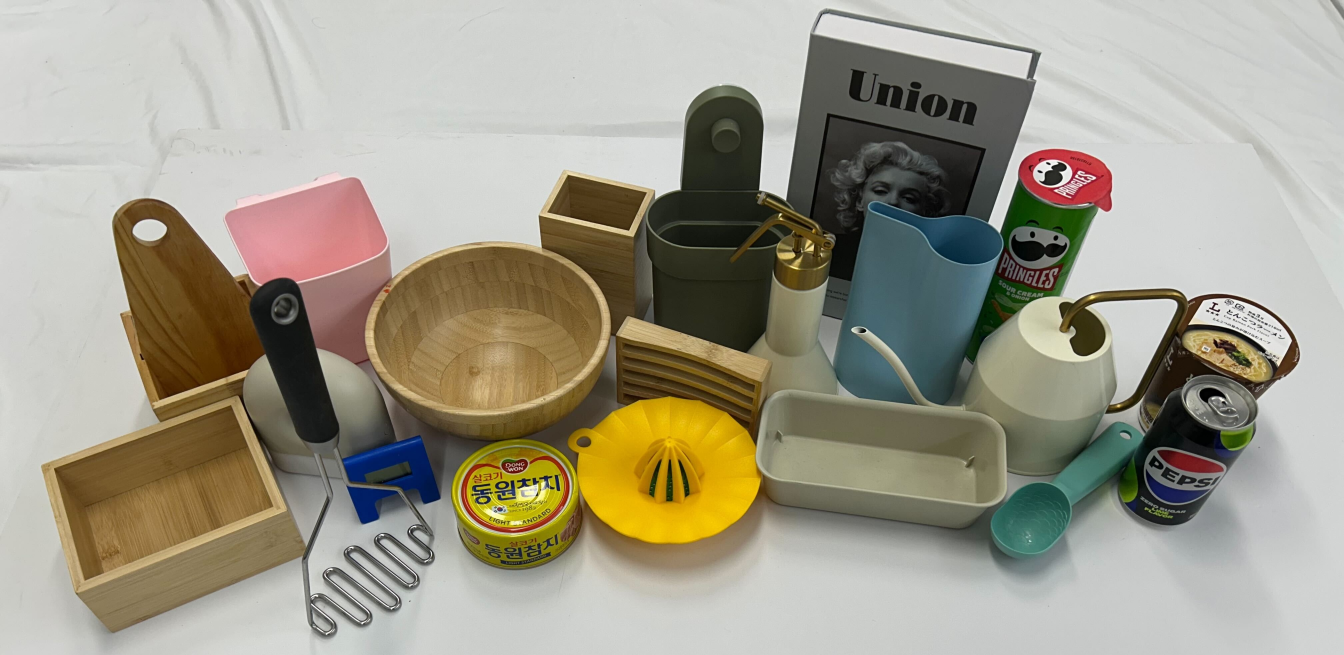
#> input picture rebuttal/figure/3/obj_list.jpg, 4032 x 1965 px (shown at 1/3 size)
$ python plot_phys_validation.py
#> lines starting #> are read from the running program, lines starting #| are printed output that depends on the picture
"""Rebuttal figure 3: Physics validation bar plot with confidence intervals.

Sim-validated vs Real-filtered success rates by Material / Scene / Weight.

Usage:
    python rebuttal/plot_phys_validation.py
"""
import os
import matplotlib
matplotlib.use("Agg")
import matplotlib.pyplot as plt
import numpy as np
import cv2

OUT_DIR = os.path.join(os.path.dirname(os.path.abspath(__file__)), "figure", "3")
OBJ_LIST_IMG = os.path.join(OUT_DIR, "obj_list.jpg")

# Data
categories = ['Wood', 'Plastic', 'Metal', 'Paper', 'Table', 'Wall', 'Clutt.', 'Light', 'Middle', 'Heavy']
group_labels = ['Material', 'Scene', 'Weight']
group_sizes = [4, 3, 3]

sim_vals = [19.5, 51.7, 30.9, 42.6, 36.8, 13.5, 6.7, 59.1, 18.5, 22.5]
sim_errs = [8.3, 12.6, 7.7, 12.4, 5.7, 11.0, 12.6, 9.0, 8.5, 6.7]
real_vals = [67.5, 73.3, 75.7, 90.3, 81.7, 67.6, 86.7, 73.7, 73.8, 83.9]
real_errs = [14.5, 11.2, 13.8, 10.4, 7.9, 15.1, 17.2, 9.9, 11.0, 12.9]

# Layout
fig, ax = plt.subplots(figsize=(5, 1.5))

x = np.arange(len(categories))
bar_w = 0.35

# Bars
ax.bar(x - bar_w/2, sim_vals, bar_w, yerr=sim_errs, label='w/o Real Valid.',
       color='#6C9BD2', edgecolor='#3A6EA5', linewidth=0.5,
       capsize=2, error_kw={'linewidth': 0.7})
ax.bar(x + bar_w/2, real_vals, bar_w, yerr=real_errs, label='w/ Real Valid.',
       color='#E8836B', edgecolor='#C0392B', linewidth=0.5,
       capsize=2, error_kw={'linewidth': 0.7})

# Group separators
sep_positions = [3.5, 6.5]  # between Paper/Table, Clutt./Light
for sp in sep_positions:
    ax.axvline(sp, color='gray', linewidth=0.5, linestyle='--', alpha=0.5)

# Group labels at top
group_centers = [1.5, 5.0, 8.0]
for label, cx in zip(group_labels, group_centers):
    ax.text(cx, 103, label, ha='center', va='bottom', fontsize=7, fontstyle='italic', color='gray')

# Axes
ax.set_ylabel('Success (%)', fontsize=8)
ax.set_ylim(0, 110)
ax.set_xticks(x)
ax.set_xticklabels(categories, fontsize=7, rotation=0, ha='center')
ax.tick_params(axis='y', labelsize=7)
ax.yaxis.grid(True, linewidth=0.3, alpha=0.5)
ax.set_axisbelow(True)
ax.legend(fontsize=6, loc='upper left', framealpha=0.5, edgecolor='none')
ax.spines['top'].set_visible(False)
ax.spines['right'].set_visible(False)

os.makedirs(OUT_DIR, exist_ok=True)
plt.tight_layout(pad=0.3)

# Render bar plot to image
fig.canvas.draw()
buf = fig.canvas.buffer_rgba()
plot_img = np.asarray(buf)[:, :, :3].copy()  # RGB
plt.close()
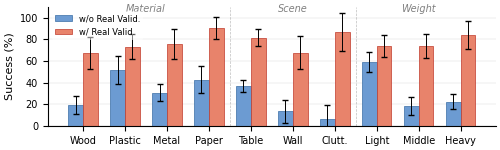
#> figure drawn by matplotlib, 1 panel; tallest bar 59.1 high, from x = 6.65 to 7; tallest bar 90.3 high, from x = 3 to 3.35; curve peaks at x = 6.83, y = 50.1; curve peaks at x = 6.83, y = 68.1

# Load obj_list.jpg and stitch: obj_list (left) + bar plot (right)
obj_img = cv2.imread(OBJ_LIST_IMG)
#> obj_img is the input picture: shape (1965, 4032, 3); mean B, G, R 138.3, 154.5, 159.2
obj_img = cv2.cvtColor(obj_img, cv2.COLOR_BGR2RGB)

# Match heights
target_h = obj_img.shape[0]
#> target_h = 1965
plot_h, plot_w = plot_img.shape[:2]
scale = target_h / plot_h
#> scale = 13.1
plot_img = cv2.resize(plot_img, (int(plot_w * scale), target_h))

combined = np.hstack([obj_img, plot_img])
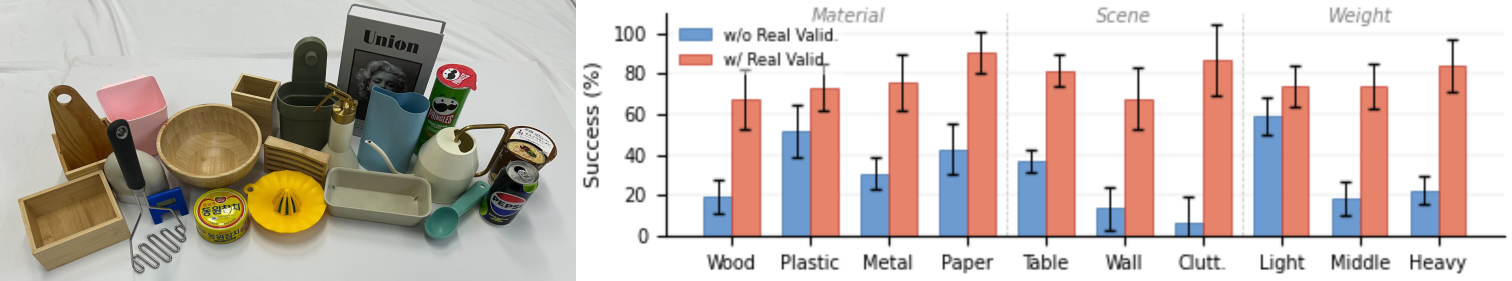
#> combined: shape (1965, 10582, 3) (shown at 1/7 size); mean R, G, B 203.5, 192.6, 186.2
combined_bgr = cv2.cvtColor(combined, cv2.COLOR_RGB2BGR)

cv2.imwrite(os.path.join(OUT_DIR, 'rebuttal_fig3.png'), combined_bgr)

# Also save as PDF via matplotlib
fig2, ax2 = plt.subplots(figsize=(combined.shape[1] / 300, combined.shape[0] / 300), dpi=300)
ax2.imshow(combined)
ax2.axis('off')
plt.subplots_adjust(left=0, right=1, top=1, bottom=0)
plt.savefig(os.path.join(OUT_DIR, 'rebuttal_fig3.pdf'), bbox_inches='tight', pad_inches=0, dpi=300)
plt.close()

print(f"Saved to {OUT_DIR}/rebuttal_fig3.pdf and rebuttal_fig3.png")
print(f"  Combined size: {combined.shape[1]}x{combined.shape[0]}")
#|   Combined size: 10582x1965

$ run again, with rebuttal/figure/3/IMG_5067.jpg copied over rebuttal/figure/3/obj_list.jpg
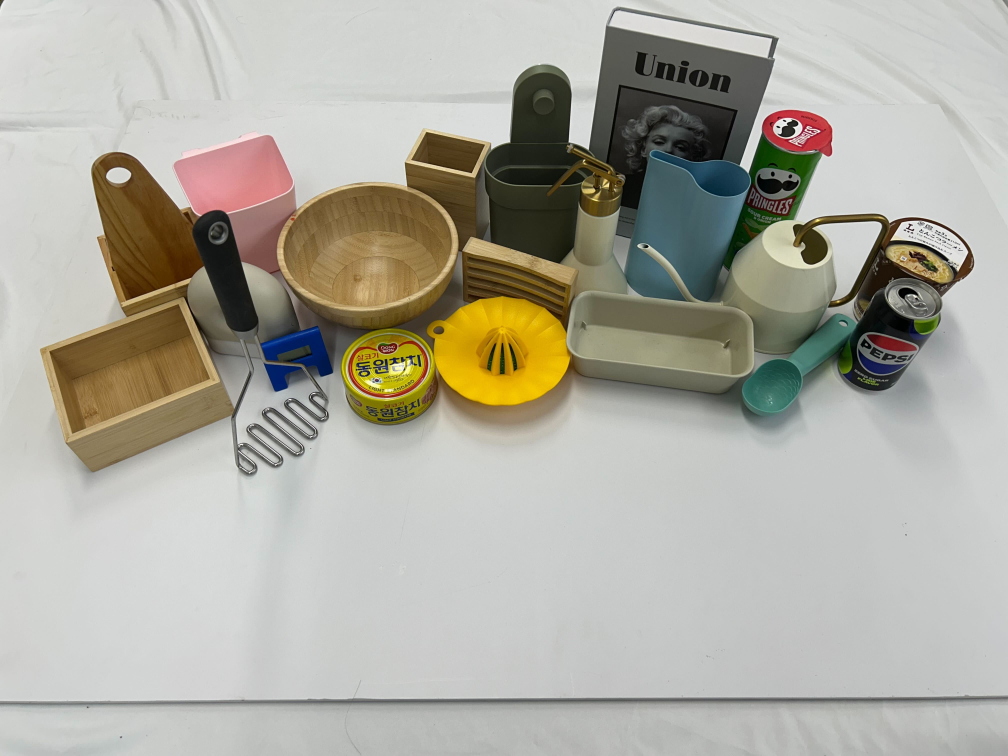
#> input picture rebuttal/figure/3/IMG_5067.jpg, 4032 x 3024 px (shown at 1/4 size)
#> obj_img is the input picture: shape (3024, 4032, 3); mean B, G, R 159.9, 170.7, 173.1
#> `plt.savefig(os.path.join(OUT_DIR, 'rebuttal_fig3.pdf'), bbox_inches='t..`:
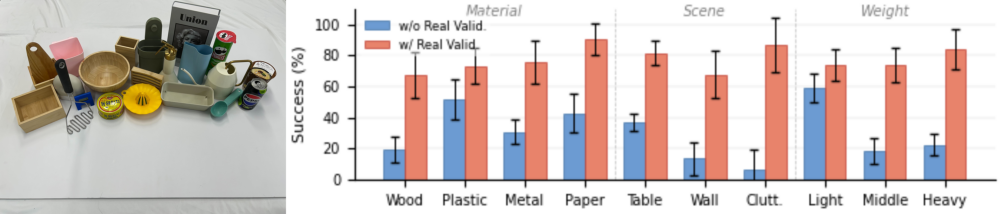
#> figure drawn by matplotlib, 1 panel
#|   Combined size: 14112x3024
